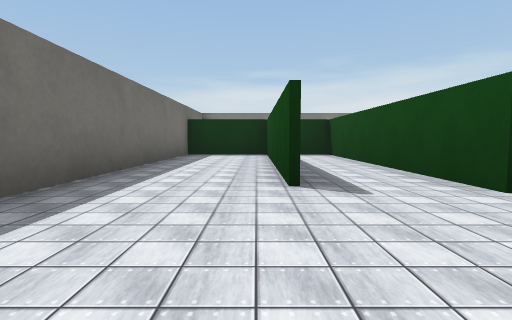
View 1 (above)

17 first-person views from a walk through a world built for the Webots simulator. The camera is 0.43 m above the floor, tilts 4° down and sees 80° across. The floor is counted in squares, 1 m on a side. Each view is taken from the middle of a square. On the plan, view 1 faces up. The plan holds only what a view shows up to about 9 squares ahead; the rest is blank. The robots in the file are not drawn. Webots' stock objects and surfaces are drawn as simple stand-ins.

View 2
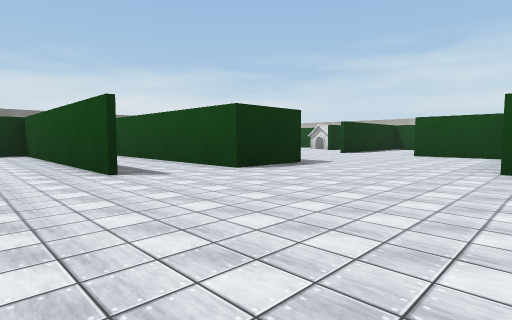

View 3
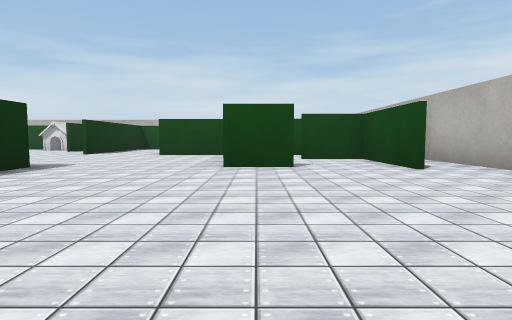

View 4
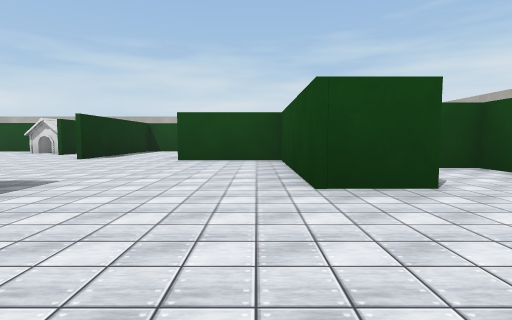

View 5
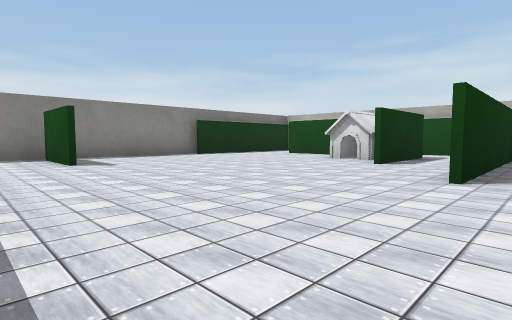

View 6
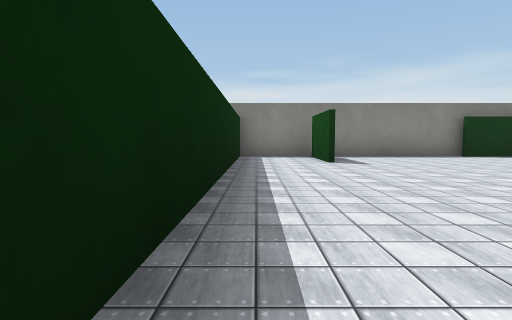

View 7
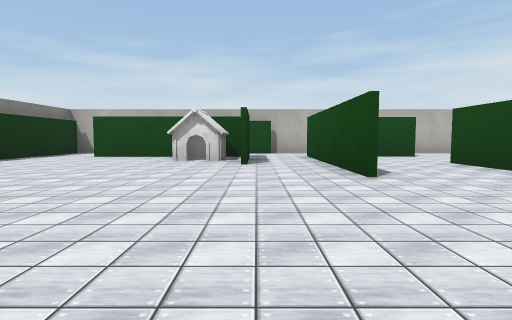

View 8
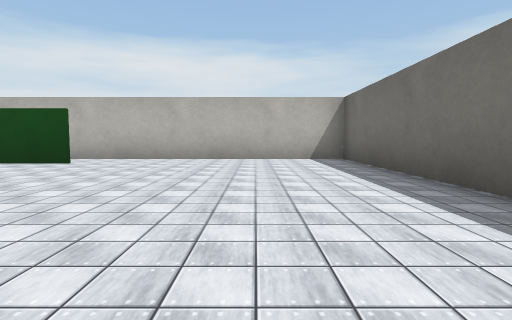

View 9
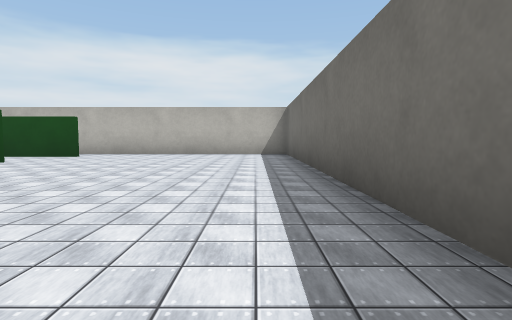

View 10
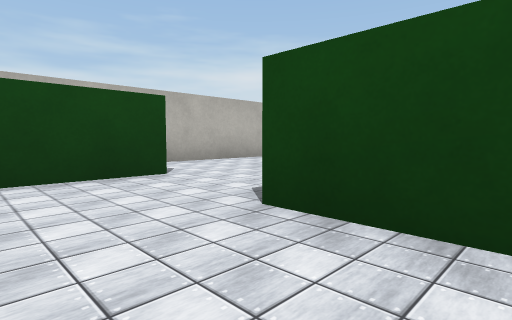

View 11
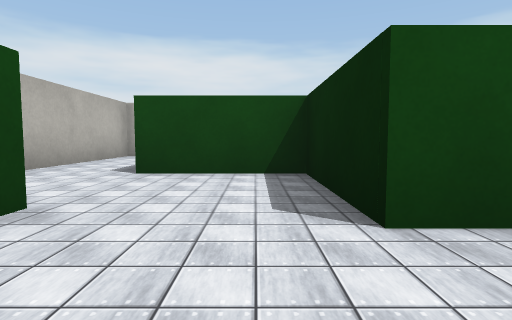

View 12
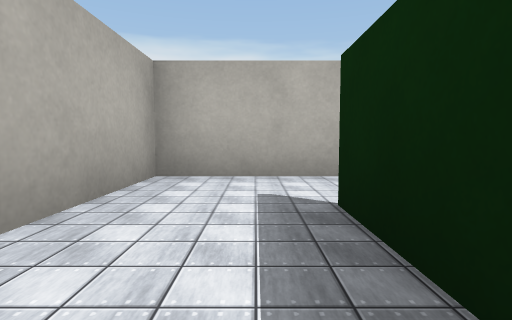

View 13
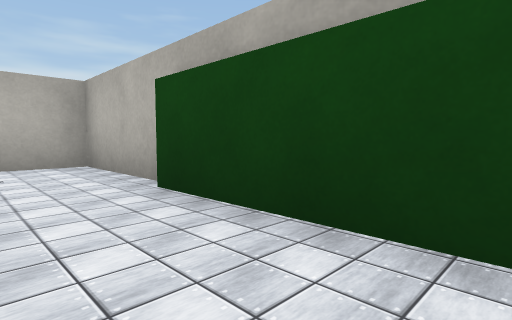

View 14
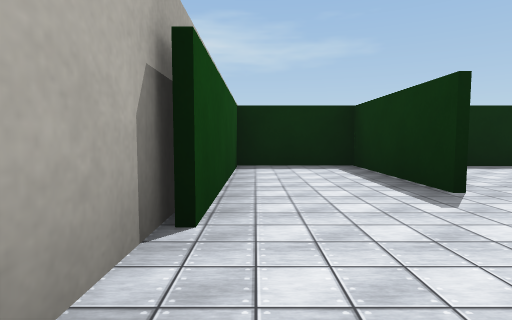

View 15
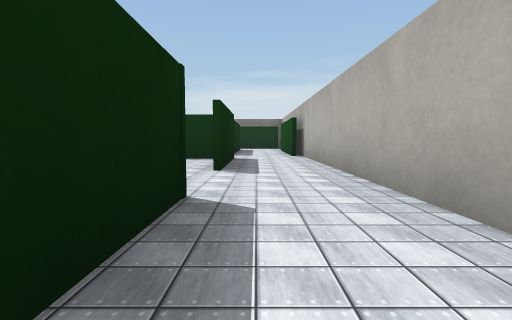

View 16
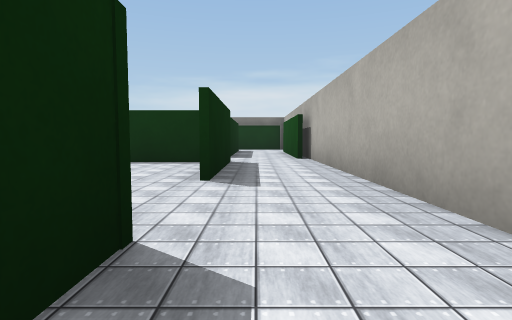

View 17
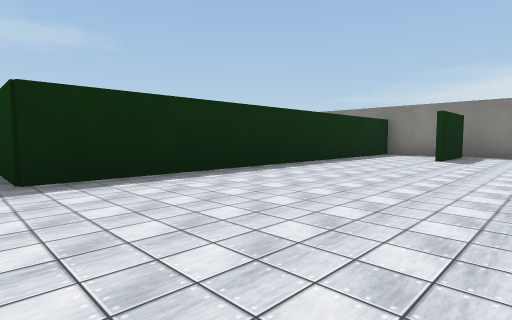

### Floor plan
Ten units are one square. View 1 is at (0, 0); x grows to the right and y downward. Boxes are objects, and circles mark ways between rooms. Rooms are numbered by the first view taken in them; rooms with no view inside come last. Other rooms are left out.
<svg viewBox="-24 -110 161 160">
<path fill="none" stroke="#000" d="M74 -37 115 -37M3 -26 3 -82M80 -16 94 -16M36 16 36 5 70 5M96 -36 74 -36M54 -85 54 -102 54 -85M71 24 71 -16M32 33 54 33 54 19M114 -74 114 -89M91 -105 36 -105 36 -24 20 -24 20 -83 -19 -83 -19 45 54 45M120 -102 89 -102M114 -11 114 -28M94 -16 94 7 115 7M115 -36 96 -36M132 5 132 -30M96 24 72 24 72 43 106 43M101 45 132 45 132 5M115 7 115 30"/>
<rect x="95" y="-75" width="20" height="20" fill="#bbb"><title>house</title></rect>
<circle cx="85" cy="-25" r="3" fill="#2a7"/>
<circle cx="120" cy="15" r="3" fill="#2a7"/>
<text x="40" y="-30">1</text>
<text x="110" y="-10">2</text>
<text x="100" y="30">3</text>
</svg>
Room 1 opens to room 2. Room 2 opens to room 3.

Where each view was taken, in squares from view 1:
view 1: 0 up, 0 right, facing up
view 2: 1 down, 1 left, facing up-right
view 3: 1 down, 1 left, facing right
view 4: 0 up, 1 right, facing right
view 5: 3 up, 4 right, facing up-right
view 6: 3 up, 4 right, facing up
view 7: 5 up, 4 right, facing right
view 8: 2 up, 0 right, facing down
view 9: 4 up, 1 left, facing down
view 10: 3 up, 8 right, facing down-right
view 11: 3 up, 10 right, facing down
view 12: 1 down, 12 right, facing down
view 13: 3 down, 8 right, facing down-right
view 14: 4 down, 12 right, facing left
view 15: 3 down, 12 right, facing up
view 16: 2 down, 12 right, facing up
view 17: 2 up, 7 right, facing up-left
